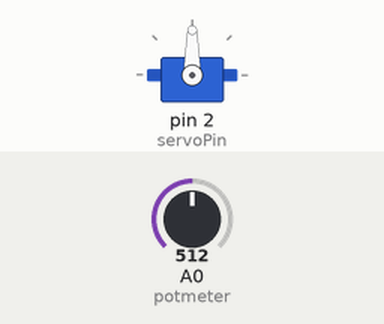
Simulated run of this sketch. Board: Arduino Uno, built with avr-gcc and run on an emulated ATmega328P. Parts: servo. The inputs (shaded band) are chosen by the test bench; at power-on: A0 (potmeter) = 512.

Above: at 1.2 s.
1.3 s: A0 (potmeter) set to 716
At 2.4 s:
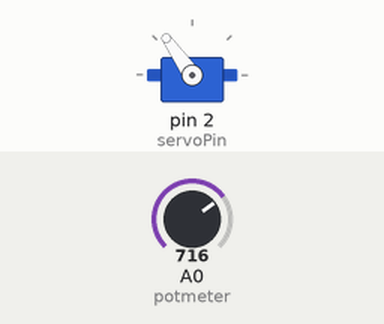
2.8 s: A0 (potmeter) set to 900
At 3.3 s:
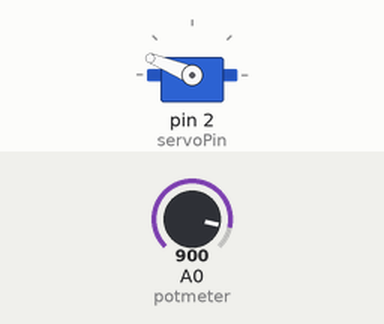
4.3 s: A0 (potmeter) set to 1023
At 4.7 s:
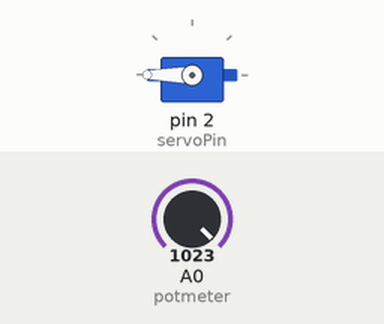
5.8 s: A0 (potmeter) set to 306
At 6.8 s:
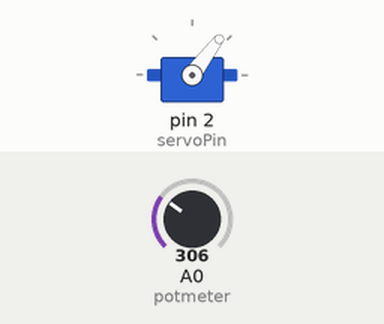
7.3 s: A0 (potmeter) set to 122
At 8.2 s:
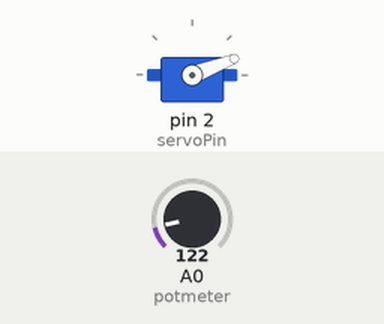
Timing chart, 0 to 9.8 s (numbered marks = the images above; inputs shaded):
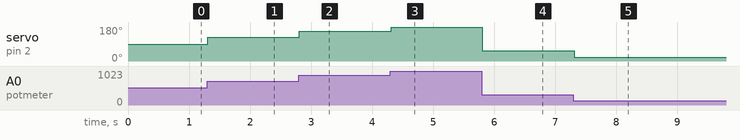

Measured:
- after the input at 1.3 s, servo on pin 2 (servoPin): 90° → 125° at once
- after the input at 2.8 s, servo on pin 2 (servoPin): 125° → 158° at once
- after the input at 4.3 s, servo on pin 2 (servoPin): 158° → 180° at once
- after the input at 5.8 s, servo on pin 2 (servoPin): 180° → 53° at once
- after the input at 7.3 s, servo on pin 2 (servoPin): 53° → 21° at once

The sketch:

servo_control_potemeter.ino
```cpp
// Szervo vezérlése potenciométerrel
#include <Servo.h>

Servo servo; // Szervo objektum létrehozása a szervo vezérléséhez

int potmeter = 0; // analog pin, potmeter
int servoPin = 2; // digital pin, servo
int val; // változó az analog pin értékének olvasásához

void setup()
{
  servo.attach(servoPin); // servoPin cstolása a seervohoz
}

void loop()
{
  val = analogRead(potmeter); // beolvassa a potenciométer értékét (0 és 1023 közötti érték)
  val = map(val, 0, 1023, 0, 180); // potmeter értékét(0-1023) = servo értéke(0-180) és ezt eltárolja a val-ba
  servo.write(val); // a szervo helyzetét a val érték szerint állítja be
  delay(15); // vár 0,15mp-et
}
```
